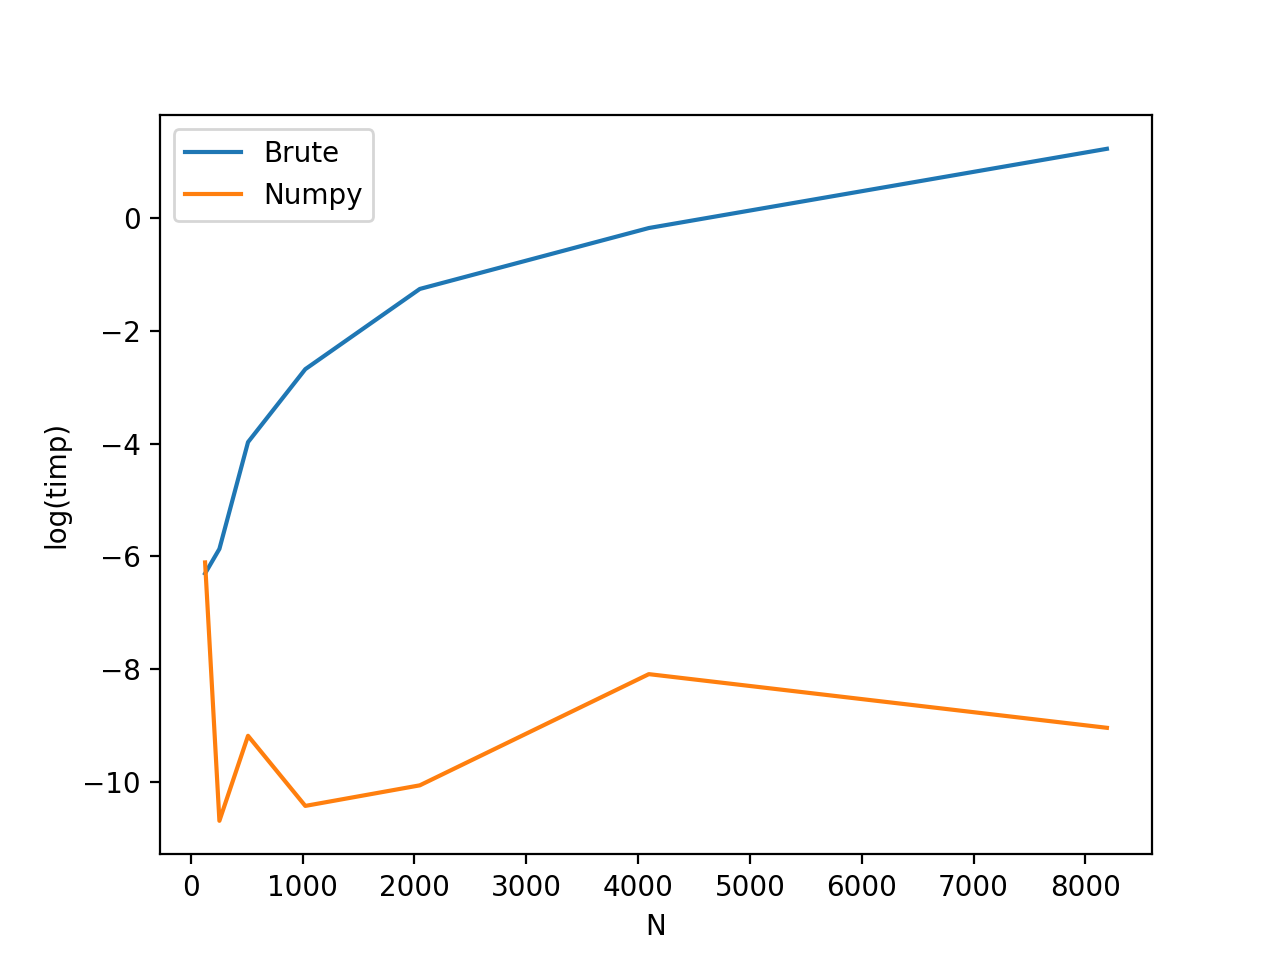

Generate this figure with Python:
import sys
sys.path.append("..")

from Lab3.ex1 import fourier_matrix
from Lab3.ex2 import signal
import matplotlib.pyplot as plt 

import numpy as np
import time

def get_time_for_brute_fft(x):
    timp_start = time.time()
    fr_matrix = fourier_matrix(len(x))
    fr = np.matmul(fr_matrix, x)
    timp_end = time.time()
    return timp_end - timp_start

def get_time_for_np_fft(x):
    timp_start = time.time()
    fr = np.fft.fft(x)
    timp_end = time.time()
    return timp_end - timp_start

freq = 15
semnal_compus = signal(freq)

N = [128, 256, 512, 1024, 2048, 4096, 8192]
xs = [np.linspace(0, 1, n) for n in N]

timpi_brut = [np.log(get_time_for_brute_fft(x)) for x in xs]
timpi_np = [np.log(get_time_for_np_fft(x)) for x in xs]

plt.figure()
plt.plot(N, timpi_brut, label="Brute")
plt.plot(N, timpi_np, label="Numpy")
plt.xlabel("N")
plt.ylabel("log(timp)")
plt.legend()
plt.savefig("ex1.pdf")
plt.savefig("ex1.png")
plt.show()